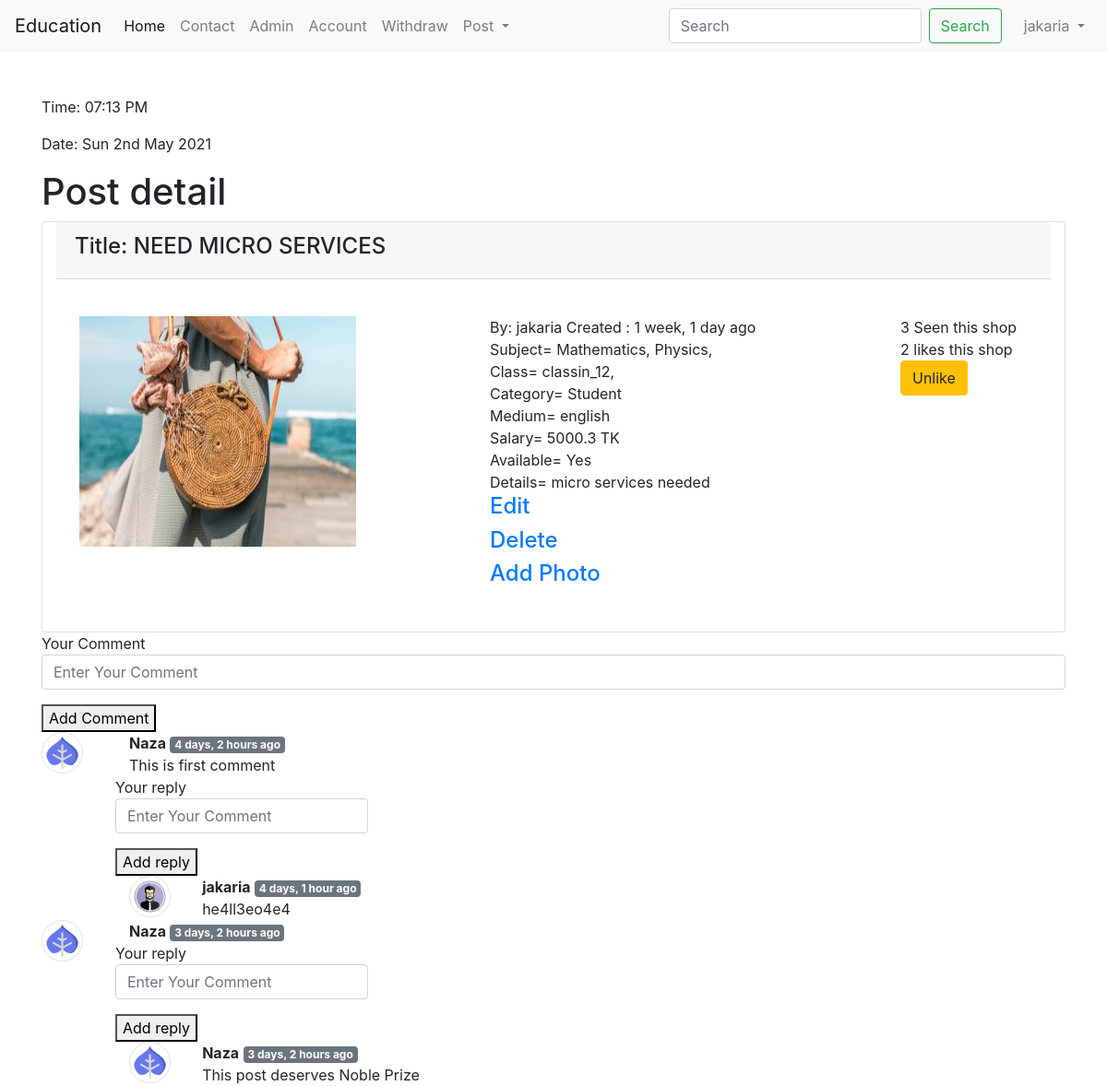
The page /education/postdetail/2/ (signed in) on the database its author committed.
### education/models.py (models this page shows, shortened)
class Post(models.Model):
    CATEGORY={
        ('Teacher', 'Teacher'),
        ('Student', 'Student'),
    }
    MEDIUM =(
        ('bangla', 'bangla'),
        ('english', 'english'),
        ('hindi', 'hindi'),
        ('mandarin', 'mandarin'),
    )
    user = models.ForeignKey(User, on_delete=models.CASCADE, blank=True, null=True)
    id = models.AutoField(primary_key=True)
    title = models.CharField(max_length=100)
    slug = models.CharField(max_length=100, default=title)
    email = models.EmailField()
    salary = models.FloatField()
    details = models.TextField()
    available = models.BooleanField()
    category = models.CharField(max_length=100, choices=CATEGORY)
    created_at = models.DateTimeField(default=now)
    image = models.ImageField(default="default.jpg", upload_to="education/images")
    medium = MultiSelectField(max_length=100, max_choices=4, choices=MEDIUM, default='english')
    district=models.CharField(max_length=100, null=True, blank=True)
    subject=models.ManyToManyField(Subject,related_name='subject_set')
    class_in=models.ManyToManyField(Classs_in,related_name='class_set')
    likes= models.ManyToManyField(User, related_name='like_set')
    views= models.ManyToManyField(User, related_name='view_set')
    def total_likes(self):
        return self.likes.count()
    def total_views(self):
        return self.views.count()
    def get_subject_name(self):
        sub=self.subject.all()
        subjects=""
        for i in sub:
            subjects = subjects + str(i.name) + ", "
        return subjects
    def get_class_name(self):
        sub=self.class_in.all()
        classes=""
        for i in sub:
            classes = classes + str(i.name) + ", "
        return classes
    def uppercase(self):
        return self.title.upper()
    objects=models.Manager() #buildin manager
    items=PostManager() #Custom manager

class Subject(models.Model):
    name= models.CharField(max_length=100)

class Classs_in(models.Model):
    name= models.CharField(max_length=100)

class Comment(models.Model):
    user = models.ForeignKey(User, on_delete=models.CASCADE)
    post = models.ForeignKey(Post, on_delete=models.CASCADE)
    text = models.TextField()
    parent = models.ForeignKey('self', on_delete=models.CASCADE, null=True)
    created_at = models.DateTimeField(default=now)

### session/models.py (models this page shows, shortened)
class UserProfile(models.Model):
    GENRE_CHOICES = (
        ('Male', 'MALE'),
        ('Female', 'FEMALE'),
    )
    CATEGORY=(
        ('Student', 'Student'),
        ('Teacher', 'Teacher'),
    )
    BLOOD_GROUP=(
        ('A+', 'A+'),
        ('A-', 'A-'),
        ('AB+', 'AB+'),
        ('AB-', 'AB-'),
        ('B+', 'B+'),
        ('B-', 'B-'),
        ('O+', 'O+'),
        ('O-', 'O-'),
    )
    user = models.OneToOneField(User,on_delete=models.CASCADE)
    birth_date = models.DateField()
    blood_group=models.CharField(max_length=3, choices=BLOOD_GROUP)
    gender = models.CharField(max_length=50, choices=GENRE_CHOICES)
    address = models.CharField(max_length=150)
    phone=models.CharField(max_length=13)
    nationality = models.CharField(max_length=30)
    religion = models.CharField(max_length=50)
    biodata=models.TextField()
    profession=models.CharField(max_length=50,choices=CATEGORY,null=True)
    image=models.ImageField(default='default.jpg', upload_to='session/images')

### education/views.py (the view)
# urls.py: path('postdetail/<int:pk>/', postDetailView.as_view() , name="postdetail"),
class postDetailView(DetailView):
    template_name = "education/postdetail.html"
    model=Post
    context_object_name="postdetail"
    def get_context_data(self, *args, **kwargs):
        self.object.views.add(self.request.user)
        liked=False
        if self.object.likes.filter(id=self.request.user.id).exists():
            liked=True
        context=super().get_context_data(*args, **kwargs)
        post=context.get('object')
        comments=Comment.objects.filter(post=post.id, parent=None)
        replies=Comment.objects.filter(post=post.id).exclude(parent=None)
        DictofReply={}
        for reply in replies:
            if reply.parent.id not in DictofReply.keys():
                DictofReply[reply.parent.id]=[reply]
            else:
                DictofReply[reply.parent.id].append(reply)
        context['post']= context.get('object')
        context['liked']= liked
        context['comments']= comments
        context['DictofReply']= DictofReply
        return context

### education/templatetags/tag.py (called while the page is built)
@register.filter(name="get_reply")
def get_reply(dict, key):
    return dict.get(key)

### templates/education/postdetail.html (shortened to what this page needs)
{% extends 'basic.html' %}
{% load humanize %}
{% load tag %}
{% block body %}
<h1> Post detail </h1>
<div class="card col-md-12">
    <div class="card-header"> <h4>Title: {{postdetail.uppercase}}</h4></div>
    <div class="card-body row">
    <div class="card-body col-5"> <img class="image-rounded circle" src="{{postdetail.image.url}}" width="300" height="250" alt="img"></div>
    <div class="card-body col-5">
    By: {{postdetail.user.username}}   Created : {{postdetail.created_at|naturaltime}}<br>
    Subject= {{ postdetail.get_subject_name }} <br>
    Class= {{ postdetail.get_class_name }} <br>
        Category= {{postdetail.category}}<br>
        Medium= {{postdetail.medium}}<br>
        Salary= {{postdetail.salary}} TK<br>
        Available= {% if postdetail.available %} Yes{% else %}No {% endif %} <br>
        Details= {{postdetail.details}}<br>
        {% if request.user == postdetail.user %}
        <h4><a href="/education/edit/{{postdetail.id}}">Edit</a> </h4>
        <h4><a href="/education/delete/{{postdetail.id}}">Delete</a> </h4>
        <h4><a href="/education/addphoto/{{postdetail.id}}">Add Photo</a> </h4>
        {% endif %}
    </div>
    <div class="card-body">
        <div>
            {{postdetail.total_views}} Seen this shop <br>
            {{postdetail.total_likes}} likes this shop<br>
        </div>
        <form action="/education/like/{{postdetail.id}}/" method="post">
            {% if liked %}
            <button type="submit" class="btn btn-warning">Unlike</button>
            {% else %}
            <button type="submit" class="btn btn-warning">Like</button>
            {% endif %}
        </form>
    </div>
   </div>
</div>
<div>
    <form action="/education/addcomment/" method="post">
      <div class="form-group">
        <lebel> Your Comment</lebel>
        <input type="text" name="comment" placeholder="Enter Your Comment" class="form-control">
      </div>
      <button type="submit"> Add Comment</button>
    </form>
  </div>
<div>
{% for comment in comments %}
<div class="row">
<div class="col-md-1">
<img src="{{comment.user.userprofile.image.url}}" class=" rounded-circle img-thumbnail" style="width:45px;" alt="image">
</div>
<div class="col-md-10">
<b>{{comment.user.username}}</b> <span class="badge badge-secondary"> {{comment.created_at | naturaltime}}
</span>
<div>{{comment.text}}</div>
<div class="row">
<form action="/education/addcomment/" method="post">
      <div class="form-group">
        <lebel> Your reply</lebel>
        <input type="text" name="comment" placeholder="Enter Your Comment" class="form-control">
      </div>
      <button type="submit"> Add reply</button>
    </form>
    </div>
 {% for reply  in DictofReply|get_reply:comment.id %}
<div class="row">
<div class="col-md-1">
<img src="{{reply.user.userprofile.image.url}}" class=" rounded-circle img-thumbnail" style="width:45px;" alt="Image">
</div>
<div class="col-md-10">
<b>{{reply.user.username}}</b> <span class="badge badge-secondary"> {{reply.created_at | naturaltime}}
</span>
<div>{{reply.text}}</div>
</div>
</div>
{% endfor %}
</div>
</div>
{% endfor %}
</div>
{% endblock body %}

### templates/basic.html (shortened to what this page needs)
<!DOCTYPE html>
<html lang="en">
  <head>
    <link rel="stylesheet" href="https://maxcdn.bootstrapcdn.com/bootstrap/4.0.0/css/bootstrap.min.css">
  </head>
  <body>
  <nav class="navbar navbar-expand-lg navbar-light bg-light">
    <a class="navbar-brand" href="/">Education</a>
    <div class="collapse navbar-collapse" id="navbarSupportedContent">
      <ul class="navbar-nav mr-auto">
        <li class="nav-item active">
          <a class="nav-link" href="{% url 'home' %}">Home <span class="sr-only">(current)</span></a>
        </li>
        <li class="nav-item">
          <a class="nav-link" href="{% url 'education:contact' %}">Contact</a>
        </li>
        <li class="nav-item">
          <a class="nav-link" href="/admin">Admin</a>
        </li>
        <li class="nav-item">
          <a class="nav-link" href="/account_balance/accntbal/">Account</a>
        </li>
        <li class="nav-item">
          <a class="nav-link" href="/account_balance/withdraw/">Withdraw</a>
        </li>
        <li class="nav-item dropdown">
          <a class="nav-link dropdown-toggle" href="#" id="navbarDropdown" role="button" data-toggle="dropdown" aria-haspopup="true" aria-expanded="false">
            Post
          </a>
        </li>
      </ul>
      <form method="post" action="/education/search/" class="form-inline my-2 my-lg-0">
        <input class="form-control mr-sm-2" type="search" name="search" placeholder="Search" aria-label="Search">
        <button class="btn btn-outline-success my-2 my-sm-0" type="submit">Search</button>
      </form>
      <ul class="ml-3 navbar-nav">
        {% if user.is_authenticated %}
        <li class="nav-item dropdown">
          <a class="nav-link dropdown-toggle" href="#" id="navbarDropdown" role="button" data-toggle="dropdown" aria-haspopup="true" aria-expanded="false">
            {{user.username}}
          </a>
        </li>
        {% endif %}
      </ul>
    </div>
  </nav>
  <div class="container mt-5">
    <p>Time: {% now "h:i A" %} </p>
    <p>Date: {% now "D jS F Y" %} </p>
  {% block body %}{% endblock body %}
  </div>
  </body>
</html>

### rows shown on the page
Post: uppercase "NEED MICRO SERVICES", image (picture), user.username "jakaria", created_at "1 week, 1 day ago", get_subject_name "Mathematics, Physics,", get_class_name "classin_12,", category "Student", medium "english", salary "5000.3", details "micro services needed", total_views "3", total_likes "2"
Comment: user.userprofile.image (picture), user.username "Naza", created_at "4 days, 2 hours ago", text "This is first comment"
Comment: user.userprofile.image (picture), user.username "jakaria", created_at "4 days, 1 hour ago", text "he4ll3eo4e4"
Comment: user.userprofile.image (picture), user.username "Naza", created_at "3 days, 2 hours ago"
Comment: user.userprofile.image (picture), user.username "Naza", created_at "3 days, 2 hours ago", text "This post deserves Noble Prize"

### other values the page prints
{{ user.username }} "jakaria"
